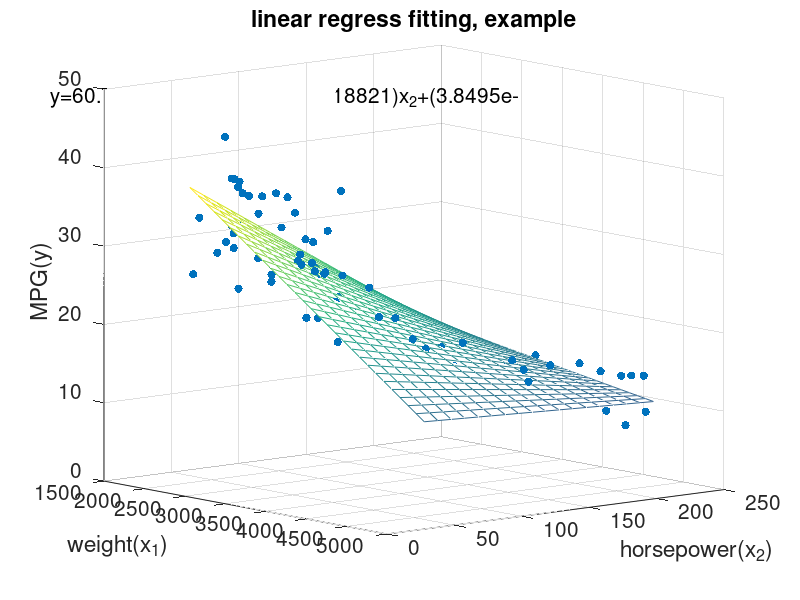

MATLAB code for this plot:
close all;clear;clc;
load carsmall; x1 = Weight;
x2 = Horsepower; % Contains NaN data
y = MPG; X = [ones(size(x1)) x1 x2 x1.*x2];
b = regress(y,X); % Removes NaN data
figure; set (gcf,'DefaultAxesFontSize',15);
scatter3(x1,x2,y,'filled'); hold on;
x1fit = min(x1):100:max(x1); x2fit = min(x2):10:max(x2);
[X1FIT,X2FIT] = meshgrid(x1fit,x2fit);
YFIT = b(1) + b(2)*X1FIT + b(3)*X2FIT + b(4)*X1FIT.*X2FIT;
mesh(X1FIT,X2FIT,YFIT); view(50,10); 
title('linear regress fitting, example');
xlabel('weight(x_1)'); ylabel('horsepower(x_2)'); zlabel('MPG(y)');
text(0,50,45,['y=',num2str(b(1)),'+(',num2str(b(2)),')x_1+(',...
    num2str(b(3)),')x_2+(',num2str(b(4)),')x_1x_2'],'FontSize',15);

